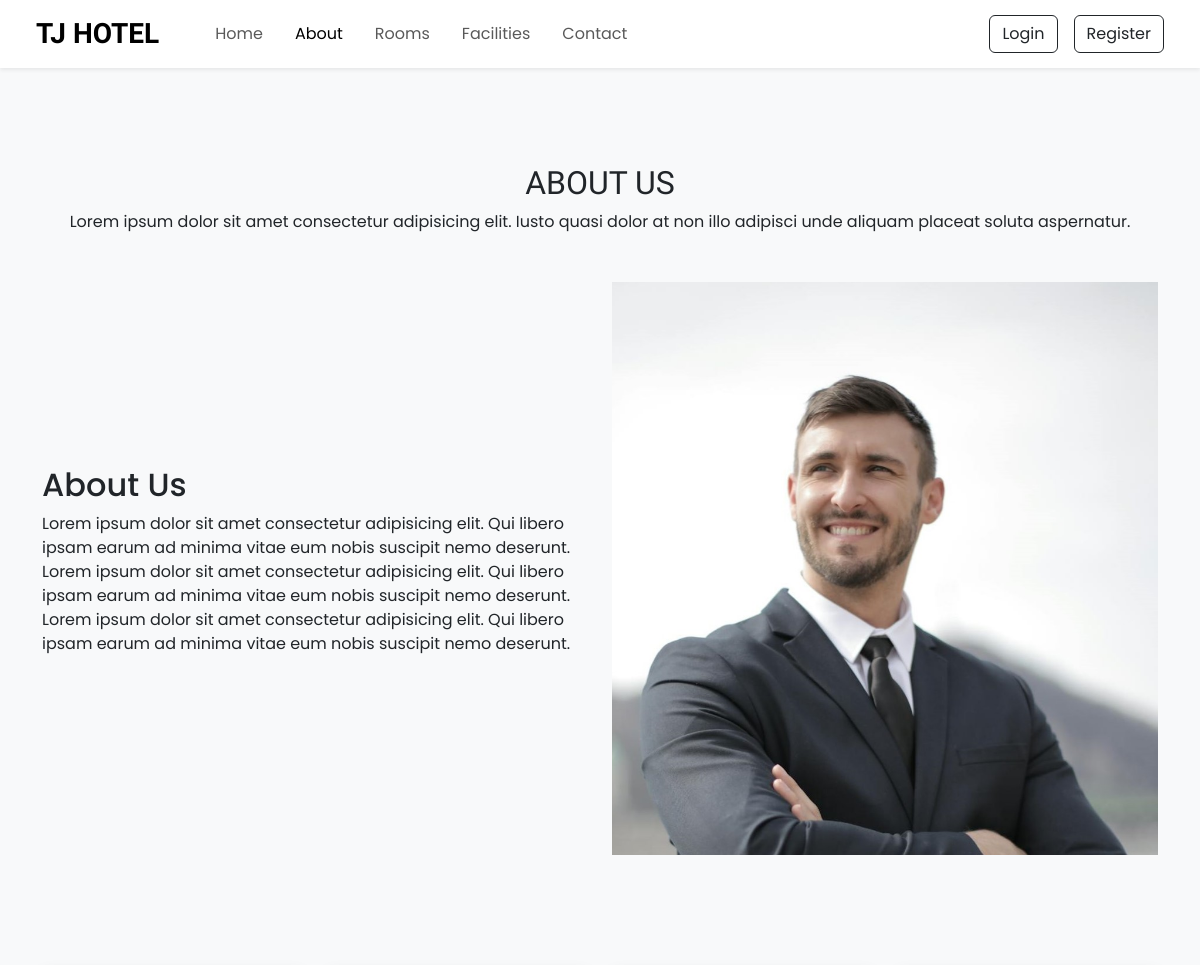
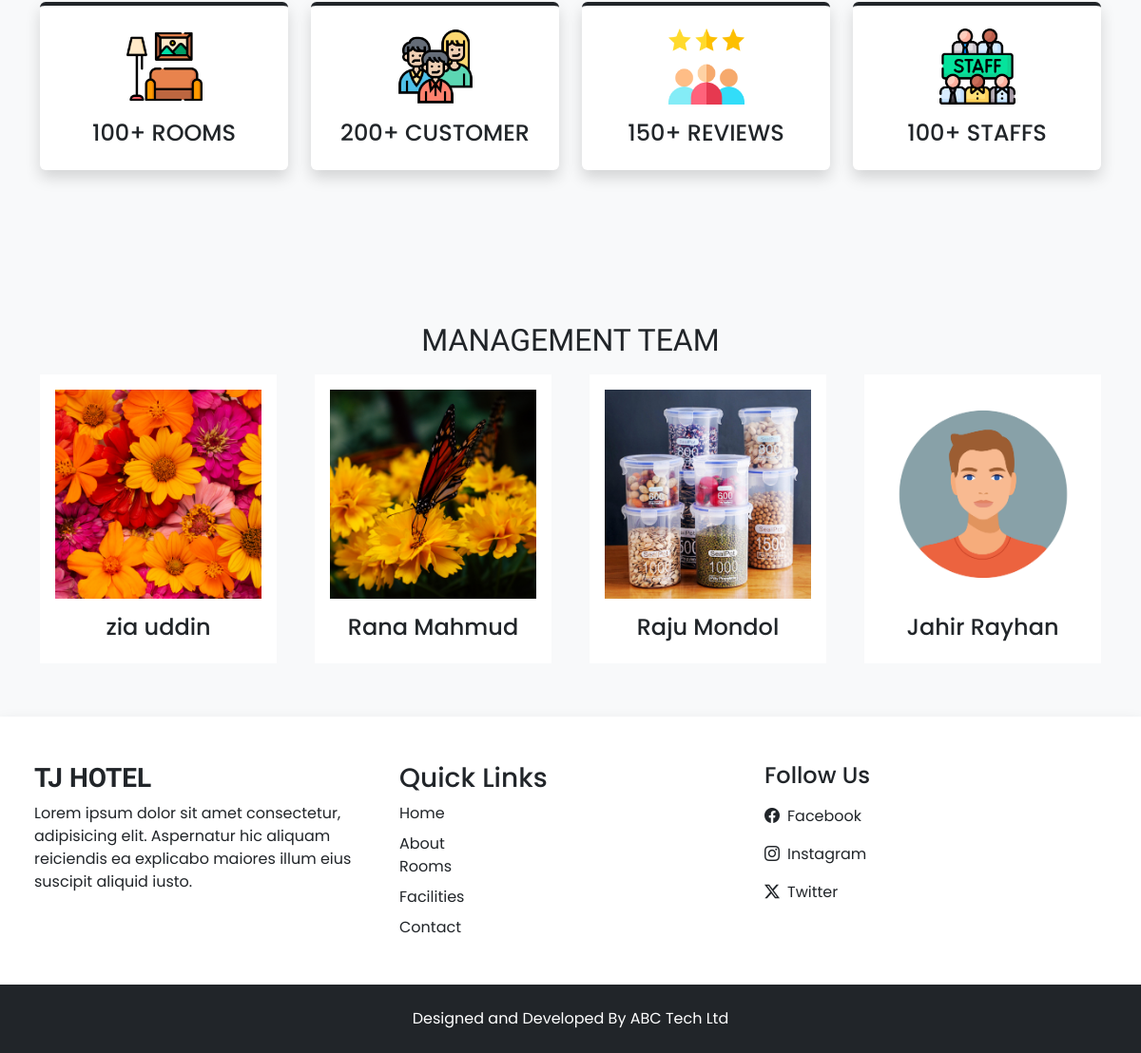
Page /about.php on the committed database (2 pictures, top to bottom).
### tables this page shows
CREATE TABLE `team_details` (
  `id` int(11) NOT NULL,
  `member_name` varchar(100) DEFAULT NULL,
  `member_picture` varchar(100) DEFAULT NULL
);

### admin/inc/config.php (called while the page is built, shortened)
<?php
function selectAll($table)
{
    $conn = $GLOBALS['conn'];
    $res = mysqli_query($conn, "SELECT * FROM `$table`");
    return $res;
}
?>

### about.php (the view, shortened to what this page needs)
<?php
 require "top.php";
?>
<section class="py-5">
    <div class="container">
        <h2 class="h-font text-center mt-5 mb-2">ABOUT US</h2>
        <p class="text-center mb-5">Lorem ipsum dolor sit amet consectetur adipisicing elit. Iusto quasi dolor at non illo adipisci unde aliquam placeat soluta aspernatur.</p>
        <div class="row align-items-center justify-content-between">
            <div class="col-md-6 mt-3 mt-md-0 order-2 order-md-1">
                <div>
                    <h2>About Us</h2>
                    <p>Lorem ipsum dolor sit amet consectetur adipisicing elit. Qui libero ipsam earum ad minima vitae eum nobis suscipit nemo deserunt. Lorem ipsum dolor sit amet consectetur adipisicing elit. Qui libero ipsam earum ad minima vitae eum nobis suscipit nemo deserunt. Lorem ipsum dolor sit amet consectetur adipisicing elit. Qui libero ipsam earum ad minima vitae eum nobis suscipit nemo deserunt.</p>
                </div>
            </div>
            <div class="col-md-6 order-1 order-md-2">
                <div>
                    <img src="assets/images/about.jpg" class="w-100">
                </div>
            </div>
        </div>
    </div>
</section>
<section class="py-5">
    <div class="container">
      <div class="row">
        <div class="col-md-6 col-lg-3 my-3">
            <div class="text-center bg-white shadow rounded p-4 border-top border-4 border-dark about-item">
                <img src="assets/images/room.png" width="80px">
                <h4 class="mt-3 mb-0 text-uppercase">100+ Rooms</h4>
            </div>
        </div>
        <div class="col-md-6 col-lg-3 my-3">
            <div class="text-center bg-white shadow rounded p-4 border-top border-4 border-dark about-item">
                <img src="assets/images/customer.png" width="80px">
                <h4 class="mt-3 mb-0 text-uppercase">200+ Customer</h4>
            </div>
        </div>
        <div class="col-md-6 col-lg-3 my-3">
            <div class="text-center bg-white shadow rounded p-4 border-top border-4 border-dark about-item">
                <img src="assets/images/rating.png" width="80px">
                <h4 class="mt-3 mb-0 text-uppercase">150+ Reviews</h4>
            </div>
        </div>
        <div class="col-md-6 col-lg-3 my-3">
            <div class="text-center bg-white shadow rounded p-4 border-top border-4 border-dark about-item">
                <img src="assets/images/staff.png" width="80px">
                <h4 class="mt-3 mb-0 text-uppercase">100+ Staffs</h4>
            </div>
        </div>
      </div>
    </div>
</section>
<section class="py-5">
    <div class="container">
        <h2 class="h-font text-center mt-5 mb-2">MANAGEMENT TEAM</h2>
        <div class="swiper managementSwiper">
            <div class="swiper-wrapper">
                <?php
                  $team_res = selectAll('team_details');
                  while ($team_row = $team_res->fetch_assoc())
                  {
                    ?>
                    <div class="swiper-slide my-2">
                        <div class="bg-white shadowrounded overflow-hidden p-3 text-center">
                            <img class="w-100" style="height: 220px; object-fit: cover" src="<?= IMAGE_PATH ?>about/<?= $team_row['member_picture'] ?>">
                            <h4 class="mt-3"><?= $team_row['member_name'] ?></h4>
                        </div>
                    </div>
                    <?php
                  }
                ?>
            </div>
        </div>
    </div>
</section>
<?php
 require "footer.php";
?>

### assets/css/style.css (style rules this page uses)
* { margin: 0; padding: 0; box-sizing: border-box; font-family: "Poppins", serif; }
:root { --teal: #2ec1ac; --teal-hover: #279e8c; }
.h-font { font-family: "Merienda", serif; }

### rows in the picture
team_details: member_picture (picture), member_name "zia uddin"
team_details: member_picture (picture), member_name "Rana Mahmud"
team_details: member_picture (picture), member_name "Raju Mondol"
team_details: member_picture (picture), member_name "Jahir Rayhan"
